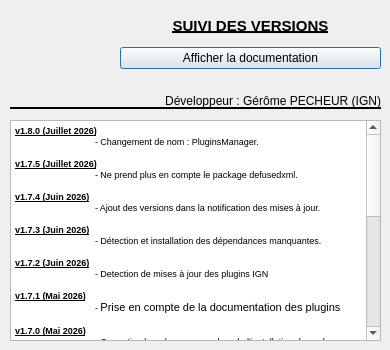
<?xml version="1.0" encoding="UTF-8"?>
<ui version="4.0">
 <class>DialogAide</class>
 <widget class="QDialog" name="DialogAide">
  <property name="geometry">
   <rect>
    <x>0</x>
    <y>0</y>
    <width>390</width>
    <height>350</height>
   </rect>
  </property>
  <property name="minimumSize">
   <size>
    <width>390</width>
    <height>350</height>
   </size>
  </property>
  <property name="maximumSize">
   <size>
    <width>390</width>
    <height>350</height>
   </size>
  </property>
  <property name="windowTitle">
   <string>A propos du plugin</string>
  </property>
  <property name="windowIcon">
   <iconset>
    <normaloff>icons/icon.png</normaloff>icons/icon.png</iconset>
  </property>
  <widget class="QLabel" name="label_2">
   <property name="geometry">
    <rect>
     <x>10</x>
     <y>10</y>
     <width>101</width>
     <height>91</height>
    </rect>
   </property>
   <property name="text">
    <string/>
   </property>
   <property name="pixmap">
    <pixmap>icons/logo_IGN.png</pixmap>
   </property>
   <property name="scaledContents">
    <bool>true</bool>
   </property>
  </widget>
  <widget class="Line" name="line">
   <property name="geometry">
    <rect>
     <x>10</x>
     <y>100</y>
     <width>371</width>
     <height>16</height>
    </rect>
   </property>
   <property name="frameShadow">
    <enum>QFrame::Plain</enum>
   </property>
   <property name="lineWidth">
    <number>2</number>
   </property>
   <property name="orientation">
    <enum>Qt::Horizontal</enum>
   </property>
  </widget>
  <widget class="QLabel" name="label_4">
   <property name="geometry">
    <rect>
     <x>130</x>
     <y>90</y>
     <width>251</width>
     <height>21</height>
    </rect>
   </property>
   <property name="text">
    <string>Développeur : Gérôme PECHEUR (IGN)</string>
   </property>
   <property name="alignment">
    <set>Qt::AlignRight|Qt::AlignTrailing|Qt::AlignVCenter</set>
   </property>
  </widget>
  <widget class="QTextEdit" name="textEdit">
   <property name="geometry">
    <rect>
     <x>10</x>
     <y>120</y>
     <width>371</width>
     <height>221</height>
    </rect>
   </property>
   <property name="readOnly">
    <bool>true</bool>
   </property>
   <property name="html">
    <string>&lt;!DOCTYPE HTML PUBLIC &quot;-//W3C//DTD HTML 4.0//EN&quot; &quot;http://www.w3.org/TR/REC-html40/strict.dtd&quot;&gt;
&lt;html&gt;&lt;head&gt;&lt;meta name=&quot;qrichtext&quot; content=&quot;1&quot; /&gt;&lt;style type=&quot;text/css&quot;&gt;
p, li { white-space: pre-wrap; }
&lt;/style&gt;&lt;/head&gt;&lt;body style=&quot; font-family:'MS Shell Dlg 2'; font-size:8.25pt; font-weight:400; font-style:normal;&quot;&gt;
&lt;p style=&quot; margin-top:0px; margin-bottom:0px; margin-left:0px; margin-right:0px; -qt-block-indent:0; text-indent:0px;&quot;&gt;&lt;span style=&quot; font-size:7pt; font-weight:600; text-decoration: underline;&quot;&gt;v1.8.0 (Juillet 2026)&lt;/span&gt;&lt;/p&gt;
&lt;p style=&quot; margin-top:0px; margin-bottom:0px; margin-left:0px; margin-right:0px; -qt-block-indent:0; text-indent:0px;&quot;&gt;&lt;span style=&quot; font-size:7pt;&quot;&gt;	- Changement de nom : PluginsManager.&lt;/span&gt;&lt;/p&gt;
&lt;p style=&quot;-qt-paragraph-type:empty; margin-top:0px; margin-bottom:0px; margin-left:0px; margin-right:0px; -qt-block-indent:0; text-indent:0px; font-size:7pt;&quot;&gt;&lt;br /&gt;&lt;/p&gt;
&lt;p style=&quot; margin-top:0px; margin-bottom:0px; margin-left:0px; margin-right:0px; -qt-block-indent:0; text-indent:0px;&quot;&gt;&lt;span style=&quot; font-size:7pt; font-weight:600; text-decoration: underline;&quot;&gt;v1.7.5 (Juillet 2026)&lt;/span&gt;&lt;/p&gt;
&lt;p style=&quot; margin-top:0px; margin-bottom:0px; margin-left:0px; margin-right:0px; -qt-block-indent:0; text-indent:0px;&quot;&gt;&lt;span style=&quot; font-size:7pt;&quot;&gt;	- Ne prend plus en compte le package defusedxml.&lt;/span&gt;&lt;/p&gt;
&lt;p style=&quot;-qt-paragraph-type:empty; margin-top:0px; margin-bottom:0px; margin-left:0px; margin-right:0px; -qt-block-indent:0; text-indent:0px; font-size:7pt;&quot;&gt;&lt;br /&gt;&lt;/p&gt;
&lt;p style=&quot; margin-top:0px; margin-bottom:0px; margin-left:0px; margin-right:0px; -qt-block-indent:0; text-indent:0px;&quot;&gt;&lt;span style=&quot; font-size:7pt; font-weight:600; text-decoration: underline;&quot;&gt;v1.7.4 (Juin 2026)&lt;/span&gt;&lt;/p&gt;
&lt;p style=&quot; margin-top:0px; margin-bottom:0px; margin-left:0px; margin-right:0px; -qt-block-indent:0; text-indent:0px;&quot;&gt;&lt;span style=&quot; font-size:7pt;&quot;&gt;	- Ajout des versions dans la notification des mises à jour.&lt;/span&gt;&lt;/p&gt;
&lt;p style=&quot;-qt-paragraph-type:empty; margin-top:0px; margin-bottom:0px; margin-left:0px; margin-right:0px; -qt-block-indent:0; text-indent:0px; font-size:7pt;&quot;&gt;&lt;br /&gt;&lt;/p&gt;
&lt;p style=&quot; margin-top:0px; margin-bottom:0px; margin-left:0px; margin-right:0px; -qt-block-indent:0; text-indent:0px;&quot;&gt;&lt;span style=&quot; font-size:7pt; font-weight:600; text-decoration: underline;&quot;&gt;v1.7.3 (Juin 2026)&lt;/span&gt;&lt;/p&gt;
&lt;p style=&quot; margin-top:0px; margin-bottom:0px; margin-left:0px; margin-right:0px; -qt-block-indent:0; text-indent:0px;&quot;&gt;&lt;span style=&quot; font-size:7pt;&quot;&gt;	- Détection et installation des dépendances manquantes.&lt;/span&gt;&lt;/p&gt;
&lt;p style=&quot;-qt-paragraph-type:empty; margin-top:0px; margin-bottom:0px; margin-left:0px; margin-right:0px; -qt-block-indent:0; text-indent:0px; font-family:'JetBrains Mono','monospace'; font-size:7pt; color:#000000;&quot;&gt;&lt;br /&gt;&lt;/p&gt;
&lt;p style=&quot; margin-top:0px; margin-bottom:0px; margin-left:0px; margin-right:0px; -qt-block-indent:0; text-indent:0px;&quot;&gt;&lt;span style=&quot; font-size:7pt; font-weight:600; text-decoration: underline;&quot;&gt;v1.7.2 (Juin 2026)&lt;/span&gt;&lt;/p&gt;
&lt;p style=&quot; margin-top:0px; margin-bottom:0px; margin-left:0px; margin-right:0px; -qt-block-indent:0; text-indent:0px;&quot;&gt;&lt;span style=&quot; font-size:7pt;&quot;&gt;	- &lt;/span&gt;&lt;span style=&quot; font-family:'JetBrains Mono','monospace'; font-size:7pt; color:#000000;&quot;&gt;Detection de mises à jour des plugins IGN&lt;/span&gt;&lt;/p&gt;
&lt;p style=&quot;-qt-paragraph-type:empty; margin-top:0px; margin-bottom:0px; margin-left:0px; margin-right:0px; -qt-block-indent:0; text-indent:0px; font-family:'JetBrains Mono','monospace'; font-size:7pt; color:#000000;&quot;&gt;&lt;br /&gt;&lt;/p&gt;
&lt;p style=&quot; margin-top:0px; margin-bottom:0px; margin-left:0px; margin-right:0px; -qt-block-indent:0; text-indent:0px;&quot;&gt;&lt;span style=&quot; font-size:7pt; font-weight:600; text-decoration: underline;&quot;&gt;v1.7.1 (Mai 2026)&lt;/span&gt;&lt;/p&gt;
&lt;p style=&quot; margin-top:0px; margin-bottom:0px; margin-left:0px; margin-right:0px; -qt-block-indent:0; text-indent:0px;&quot;&gt;&lt;span style=&quot; font-size:7pt;&quot;&gt;	- &lt;/span&gt;&lt;span style=&quot; font-size:8pt;&quot;&gt;Prise en compte de la documentation des plugins&lt;/span&gt;&lt;/p&gt;
&lt;p style=&quot;-qt-paragraph-type:empty; margin-top:0px; margin-bottom:0px; margin-left:0px; margin-right:0px; -qt-block-indent:0; text-indent:0px; font-family:'JetBrains Mono','monospace'; font-size:7pt; color:#000000;&quot;&gt;&lt;br /&gt;&lt;/p&gt;
&lt;p style=&quot; margin-top:0px; margin-bottom:0px; margin-left:0px; margin-right:0px; -qt-block-indent:0; text-indent:0px;&quot;&gt;&lt;span style=&quot; font-size:7pt; font-weight:600; text-decoration: underline;&quot;&gt;v1.7.0 (Mai 2026)&lt;/span&gt;&lt;/p&gt;
&lt;p style=&quot; margin-top:0px; margin-bottom:0px; margin-left:0px; margin-right:0px; -qt-block-indent:0; text-indent:0px;&quot;&gt;&lt;span style=&quot; font-size:7pt;&quot;&gt;	- &lt;/span&gt;&lt;span style=&quot; font-family:'JetBrains Mono','monospace'; font-size:7pt; color:#000000;&quot;&gt;Correction bug de proxy, vpn lors de l'installation de packages&lt;/span&gt;&lt;/p&gt;
&lt;p style=&quot;-qt-paragraph-type:empty; margin-top:0px; margin-bottom:0px; margin-left:0px; margin-right:0px; -qt-block-indent:0; text-indent:0px; font-family:'JetBrains Mono','monospace'; font-size:7pt; color:#000000;&quot;&gt;&lt;br /&gt;&lt;/p&gt;
&lt;p style=&quot; margin-top:0px; margin-bottom:0px; margin-left:0px; margin-right:0px; -qt-block-indent:0; text-indent:0px;&quot;&gt;&lt;span style=&quot; font-size:7pt; font-weight:600; text-decoration: underline;&quot;&gt;v1.6.0 (Avril 2026)&lt;/span&gt;&lt;/p&gt;
&lt;p style=&quot; margin-top:0px; margin-bottom:0px; margin-left:0px; margin-right:0px; -qt-block-indent:0; text-indent:0px;&quot;&gt;&lt;span style=&quot; font-size:7pt;&quot;&gt;	- &lt;/span&gt;&lt;span style=&quot; font-family:'JetBrains Mono','monospace'; font-size:7pt; color:#000000;&quot;&gt;Installation du package pefile si besoin&lt;/span&gt;&lt;/p&gt;
&lt;p style=&quot;-qt-paragraph-type:empty; margin-top:0px; margin-bottom:0px; margin-left:0px; margin-right:0px; -qt-block-indent:0; text-indent:0px; font-family:'JetBrains Mono','monospace'; font-size:7pt; color:#000000;&quot;&gt;&lt;br /&gt;&lt;/p&gt;
&lt;p style=&quot; margin-top:0px; margin-bottom:0px; margin-left:0px; margin-right:0px; -qt-block-indent:0; text-indent:0px;&quot;&gt;&lt;span style=&quot; font-size:7pt; font-weight:600; text-decoration: underline;&quot;&gt;v1.5.0 (Avril 2026)&lt;/span&gt;&lt;/p&gt;
&lt;p style=&quot; margin-top:0px; margin-bottom:0px; margin-left:0px; margin-right:0px; -qt-block-indent:0; text-indent:0px;&quot;&gt;&lt;span style=&quot; font-size:7pt;&quot;&gt;	- &lt;/span&gt;&lt;span style=&quot; font-family:'JetBrains Mono','monospace'; font-size:7pt; color:#000000;&quot;&gt;Notification des dépendances manquantes&lt;/span&gt;&lt;/p&gt;
&lt;p style=&quot;-qt-paragraph-type:empty; margin-top:0px; margin-bottom:0px; margin-left:0px; margin-right:0px; -qt-block-indent:0; text-indent:0px; font-size:7pt;&quot;&gt;&lt;br /&gt;&lt;/p&gt;
&lt;p style=&quot; margin-top:0px; margin-bottom:0px; margin-left:0px; margin-right:0px; -qt-block-indent:0; text-indent:0px;&quot;&gt;&lt;span style=&quot; font-size:7pt; font-weight:600; text-decoration: underline;&quot;&gt;v1.4.2 ( Mars 2026)&lt;/span&gt;&lt;/p&gt;
&lt;p style=&quot; margin-top:0px; margin-bottom:0px; margin-left:0px; margin-right:0px; -qt-block-indent:0; text-indent:0px;&quot;&gt;&lt;span style=&quot; font-size:7pt;&quot;&gt;	- Prise en compte de updtae.exe&lt;/span&gt;&lt;/p&gt;
&lt;p style=&quot;-qt-paragraph-type:empty; margin-top:0px; margin-bottom:0px; margin-left:0px; margin-right:0px; -qt-block-indent:0; text-indent:0px; font-size:7pt;&quot;&gt;&lt;br /&gt;&lt;/p&gt;
&lt;p style=&quot; margin-top:0px; margin-bottom:0px; margin-left:0px; margin-right:0px; -qt-block-indent:0; text-indent:0px;&quot;&gt;&lt;span style=&quot; font-size:7pt; font-weight:600; text-decoration: underline;&quot;&gt;v1.4.0 ( Mars 2026)&lt;/span&gt;&lt;/p&gt;
&lt;p style=&quot; margin-top:0px; margin-bottom:0px; margin-left:0px; margin-right:0px; -qt-block-indent:0; text-indent:0px;&quot;&gt;&lt;span style=&quot; font-size:7pt;&quot;&gt;	- Modification des préfixes des plugins (IGN)... devient IGN_....&lt;/span&gt;&lt;/p&gt;
&lt;p style=&quot;-qt-paragraph-type:empty; margin-top:0px; margin-bottom:0px; margin-left:0px; margin-right:0px; -qt-block-indent:0; text-indent:0px; font-size:7pt;&quot;&gt;&lt;br /&gt;&lt;/p&gt;
&lt;p style=&quot; margin-top:0px; margin-bottom:0px; margin-left:0px; margin-right:0px; -qt-block-indent:0; text-indent:0px;&quot;&gt;&lt;span style=&quot; font-size:7pt; font-weight:600; text-decoration: underline;&quot;&gt;v1.3.0 (Février 2026)&lt;/span&gt;&lt;/p&gt;
&lt;p style=&quot; margin-top:0px; margin-bottom:0px; margin-left:0px; margin-right:0px; -qt-block-indent:0; text-indent:0px;&quot;&gt;&lt;span style=&quot; font-size:7pt;&quot;&gt;	- Ajput du menu pour les requêtes.&lt;/span&gt;&lt;/p&gt;
&lt;p style=&quot;-qt-paragraph-type:empty; margin-top:0px; margin-bottom:0px; margin-left:0px; margin-right:0px; -qt-block-indent:0; text-indent:0px; font-size:7pt;&quot;&gt;&lt;br /&gt;&lt;/p&gt;
&lt;p style=&quot; margin-top:0px; margin-bottom:0px; margin-left:0px; margin-right:0px; -qt-block-indent:0; text-indent:0px;&quot;&gt;&lt;span style=&quot; font-size:7pt; font-weight:600; text-decoration: underline;&quot;&gt;v1.2.0 (Février 2026)&lt;/span&gt;&lt;/p&gt;
&lt;p style=&quot; margin-top:0px; margin-bottom:0px; margin-left:0px; margin-right:0px; -qt-block-indent:0; text-indent:0px;&quot;&gt;&lt;span style=&quot; font-size:7pt;&quot;&gt;	- Initialisation de la configuration lors de la première ouverture.&lt;/span&gt;&lt;/p&gt;
&lt;p style=&quot;-qt-paragraph-type:empty; margin-top:0px; margin-bottom:0px; margin-left:0px; margin-right:0px; -qt-block-indent:0; text-indent:0px; font-size:7pt;&quot;&gt;&lt;br /&gt;&lt;/p&gt;
&lt;p style=&quot; margin-top:0px; margin-bottom:0px; margin-left:0px; margin-right:0px; -qt-block-indent:0; text-indent:0px;&quot;&gt;&lt;span style=&quot; font-size:7pt; font-weight:600; text-decoration: underline;&quot;&gt;v1.1.0 (Janvier 2026)&lt;/span&gt;&lt;/p&gt;
&lt;p style=&quot; margin-top:0px; margin-bottom:0px; margin-left:0px; margin-right:0px; -qt-block-indent:0; text-indent:0px;&quot;&gt;&lt;span style=&quot; font-size:7pt;&quot;&gt;	- Ajout de la doc.&lt;/span&gt;&lt;/p&gt;
&lt;p style=&quot; margin-top:0px; margin-bottom:0px; margin-left:0px; margin-right:0px; -qt-block-indent:0; text-indent:0px;&quot;&gt;&lt;span style=&quot; font-size:7pt;&quot;&gt;	- Ajout du bouton &amp;quot;renommer&amp;quot; un onglet&lt;/span&gt;&lt;/p&gt;
&lt;p style=&quot; margin-top:0px; margin-bottom:0px; margin-left:0px; margin-right:0px; -qt-block-indent:0; text-indent:0px;&quot;&gt;&lt;span style=&quot; font-size:7pt;&quot;&gt;	- Le titre d'une barre d'outils devient un label et non plus un bouton&lt;/span&gt;&lt;/p&gt;
&lt;p style=&quot;-qt-paragraph-type:empty; margin-top:0px; margin-bottom:0px; margin-left:0px; margin-right:0px; -qt-block-indent:0; text-indent:0px; font-size:7pt;&quot;&gt;&lt;br /&gt;&lt;/p&gt;
&lt;p style=&quot; margin-top:0px; margin-bottom:0px; margin-left:0px; margin-right:0px; -qt-block-indent:0; text-indent:0px;&quot;&gt;&lt;span style=&quot; font-size:7pt; font-weight:600; text-decoration: underline;&quot;&gt;v1.0.1 (2025)&lt;/span&gt;&lt;/p&gt;
&lt;p style=&quot; margin-top:0px; margin-bottom:0px; margin-left:0px; margin-right:0px; -qt-block-indent:0; text-indent:0px;&quot;&gt;&lt;span style=&quot; font-size:7pt;&quot;&gt;	- Version initiale&lt;/span&gt;&lt;/p&gt;&lt;/body&gt;&lt;/html&gt;</string>
   </property>
  </widget>
  <widget class="QWidget" name="verticalLayoutWidget">
   <property name="geometry">
    <rect>
     <x>120</x>
     <y>10</y>
     <width>261</width>
     <height>59</height>
    </rect>
   </property>
   <layout class="QVBoxLayout" name="verticalLayout">
    <item>
     <widget class="QLabel" name="label">
      <property name="font">
       <font>
        <pointsize>11</pointsize>
        <weight>75</weight>
        <bold>true</bold>
        <underline>true</underline>
       </font>
      </property>
      <property name="text">
       <string>SUIVI DES VERSIONS</string>
      </property>
      <property name="alignment">
       <set>Qt::AlignCenter</set>
      </property>
     </widget>
    </item>
    <item>
     <widget class="QPushButton" name="pushButtonAffichedoc">
      <property name="text">
       <string>Afficher la documentation</string>
      </property>
     </widget>
    </item>
   </layout>
  </widget>
 </widget>
 <resources/>
 <connections/>
</ui>
